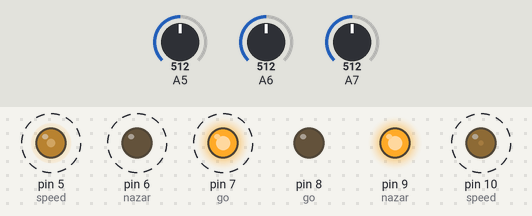
A sketch run on a simulated Arduino Nano, built with avr-gcc and run on an emulated ATmega328P. Parts: output pins drawn as LEDs (lit = HIGH). Dashed ring = blinking. Inputs (shaded band) come from the test bench; at power-on: A6 = 512, A5 = 512, A7 = 512.

Above: at 1.2 s.
1.3 s: A6 set to 54
4.3 s: A6 set to 47
At 5.4 s:
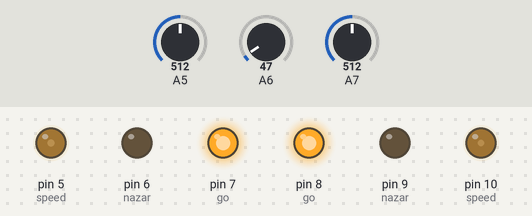
6.0 s: A6 set to 122
At 6.07 s:
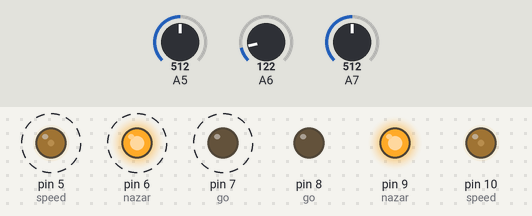
9.0 s: A5 set to 196
12.0 s: A5 set to 171
At 12.6 s:
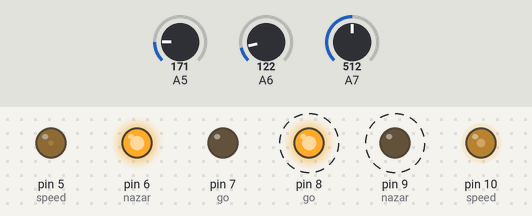
15.0 s: A5 set to 190
At 15.08 s:
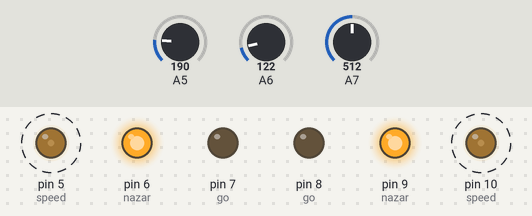
Timing chart, 0 to 19.0 s (numbered marks = the images above; inputs shaded):
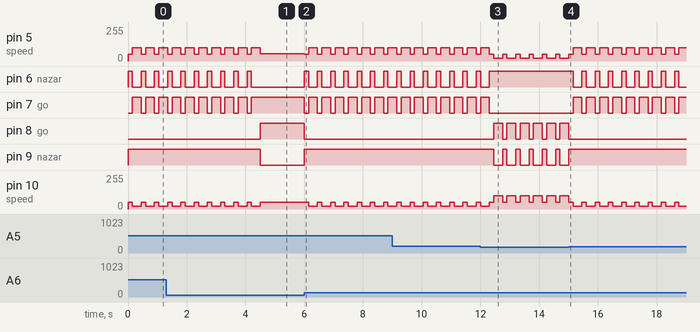

Measured:
- the behaviour switches between 51 and 50 on A6 (found by bisection; images 0 and 1)
- the behaviour switches between 180 and 179 on A5 (found by bisection; images 2 and 3)
- after the input at 4.3 s, pin 6 (nazar): stops changing and stays LOW; pin 7 (go): stops changing and stays HIGH; pin 8 (go): LOW → HIGH after 0.20 s; pin 9 (nazar): HIGH → LOW after 0.20 s; pin 10 (speed): goes on until 4.5 s, then stays 50/255
- after the input at 6.0 s, pin 5 (speed): alternates 100/255 for 0.30 s and 50/255 for 0.15 s, starting at once; pin 6 (nazar): alternates HIGH for 0.15 s and LOW for 0.30 s, starting at once; pin 7 (go): alternates HIGH for 0.30 s and LOW for 0.15 s, starting at once; pin 8 (go): HIGH → LOW at once; pin 9 (nazar): LOW → HIGH at once
- after the input at 12.0 s, pin 6 (nazar): goes on until 12.3 s, then stays HIGH; pin 7 (go): goes on until 12.3 s, then stays LOW; pin 8 (go): alternates HIGH for 0.30 s and LOW for 0.15 s, starting after 0.45 s; pin 9 (nazar): alternates HIGH for 0.15 s and LOW for 0.30 s, starting after 0.45 s
- after the input at 15.0 s, pin 6 (nazar): alternates HIGH for 0.15 s and LOW for 0.30 s, starting after 0.16 s; pin 7 (go): alternates HIGH for 0.30 s and LOW for 0.15 s, starting after 0.16 s; pin 8 (go): goes on until 15.0 s, then stays LOW; pin 9 (nazar): goes on until 15.0 s, then stays HIGH
- by itself, pin 5 (speed): alternates 100/255 for 0.30 s and 50/255 for 0.15 s
- by itself, pin 6 (nazar): alternates HIGH for 0.15 s and LOW for 0.30 s

The sketch:

code.ino
```cpp
//const int MSonar = A6;
//const int LSonar = A5;
//const int RSonar = A7;


void setup() {
  Serial.begin(9600);
  //right
  pinMode(5, OUTPUT);//speed
  pinMode(9, OUTPUT);//nazar
  pinMode(8, OUTPUT);//go
  //left
  pinMode(7, OUTPUT);//go
  pinMode(6, OUTPUT);//nazar
  pinMode(10, OUTPUT);//speed


}

void loop() {
  if (analogRead(A6) <= 50) {
    goforward();
  }
  else if (analogRead(A5) >= 180 || (analogRead(A5) >= 180 && analogRead(A6) >= 50)) {
    goback();
    delay(150);
    turnright();
    delay(300);
  }
  else if (analogRead(A7) >= 160 || (analogRead(A7) >= 160 && analogRead(A6) >= 50)) {
    goback();
    delay(150);
    turnleft();
    delay(300);
  }
//  else if (analogRead(A6) >= 50 && analogRead(A7) < 160 && analogRead(A5) < 180) {
//    turnleft();
//  }
}


//Serial.println(analogRead(A5));
//Serial.println(analogRead(A6));
// Serial.println(analogRead(A7));
//Serial.println("");
//Serial.println("");
// delay(500);}


void goforward() {
  analogWrite(10, 50);
  digitalWrite(9, 0);
  digitalWrite(8, 1);
  digitalWrite(7, 1);
  digitalWrite(6, 0);
  analogWrite(5, 55);
}

void goback() {
  analogWrite(10, 50);
  digitalWrite(9, 1);
  digitalWrite(8, 0);
  digitalWrite(7, 0);
  digitalWrite(6, 1);
  analogWrite(5, 50);
}

void turnright() {
  analogWrite(10, 20);
  digitalWrite(9, 1);
  digitalWrite(8, 0);
  digitalWrite(7, 1);
  digitalWrite(6, 0);
  analogWrite(5, 100);
}

void turnleft() {
  analogWrite(10, 100);
  digitalWrite(9, 0);
  digitalWrite(8, 1);
  digitalWrite(7, 0);
  digitalWrite(6, 1);
  analogWrite(5, 20);
}

void stopMashine() {
  digitalWrite(9, 0);
  digitalWrite(8, 0);
  digitalWrite(7, 0);
  digitalWrite(6, 0);
}
```
